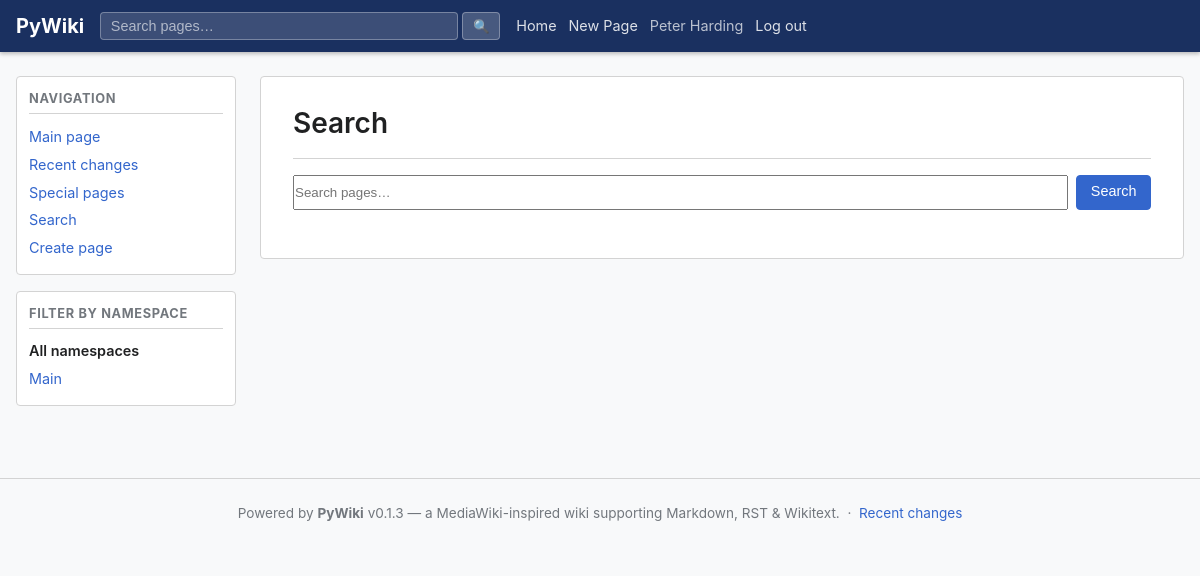
Before: /search (signed in) with the older database file.
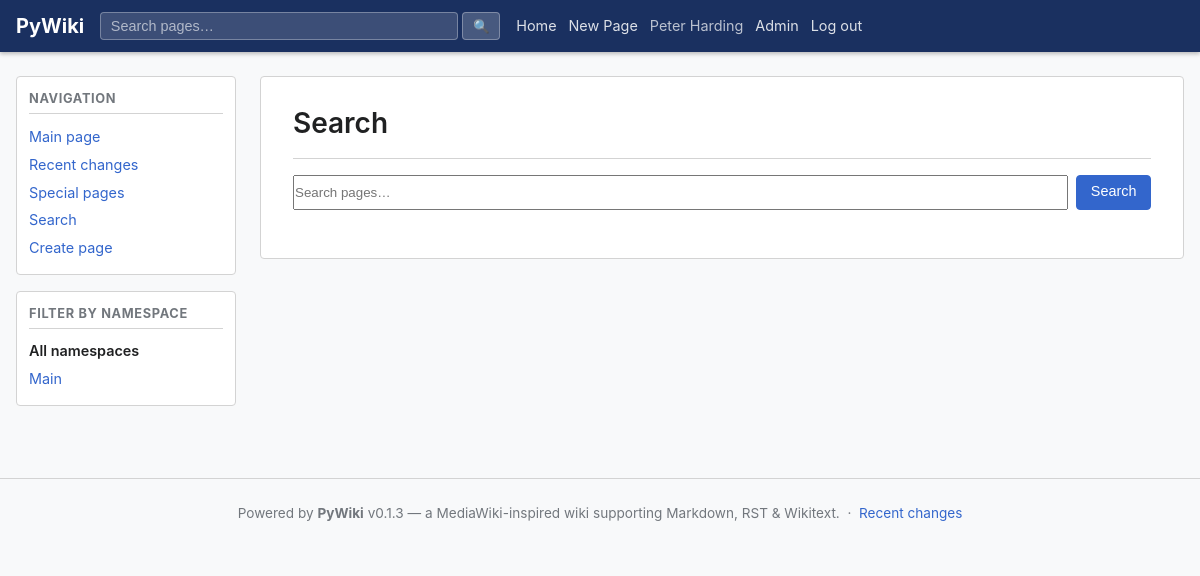
After: the same page with the newer database file.
### app/ui/views.py (the view)
@router.get("/search", response_class=HTMLResponse)
async def search_view(
    request: Request,
    q: Optional[str] = None,
    namespace: Optional[str] = None,
    db: AsyncSession = Depends(get_db),
):
    user, new_token = await _current_user(request, db)
    results = []
    if q:
        results = await page_svc.search_pages(db, q, namespace_name=namespace, limit=50)
    namespaces = await ns_svc.list_namespaces(db)
    resp = templates.TemplateResponse(
        request,
        "search.html",
        _ctx(user,
             q=q or "",
             results=results,
             namespaces=namespaces,
             selected_namespace=namespace),
    )
    _apply_new_token(resp, new_token, get_settings().access_token_expire_minutes)
    return resp

### app/templates/search.html (shortened to what this page needs)
{% extends "base.html" %}
{% block sidebar_extra %}
<div class="sidebar-section">
  <h3>Filter by namespace</h3>
  <ul>
    <li>
      <a href="/search{% if q %}?q={{ q }}{% endif %}"
         class="{% if not selected_namespace %}active-filter{% endif %}">All namespaces</a>
    </li>
    {% for ns in namespaces %}
    <li>
      <a href="/search?q={{ q }}&namespace={{ ns.name }}"
         class="{% if selected_namespace == ns.name %}active-filter{% endif %}">
        {{ ns.name }}
      </a>
    </li>
    {% endfor %}
  </ul>
</div>
{% endblock %}
{% block content %}
<div class="page-header">
  <h1>Search</h1>
</div>
<form action="/search" method="get" class="search-form-full">
  <div class="search-input-row">
    <input type="search" name="q" value="{{ q }}" placeholder="Search pages…"
           autofocus autocomplete="off" style="flex:1;" />
    <button class="btn btn-primary" type="submit">Search</button>
  </div>
</form>
{% endblock %}

### app/templates/base.html (shortened to what this page needs)
<!DOCTYPE html>
<html lang="en">
<head>
  <link rel="stylesheet" href="/static/css/wiki.css" />
</head>
<body class="{% block body_class %}{% endblock %}">
<nav class="navbar">
  <div class="nav-inner">
    <a class="nav-logo" href="/">{{ site_name }}</a>
    <form class="nav-search" action="/search" method="get">
      <input type="search" name="q" placeholder="Search pages…" autocomplete="off" />
      <button type="submit">🔍</button>
    </form>
    <div class="nav-links">
      <a href="/">Home</a>
      <a href="/create">New Page</a>
      {% if user %}
        <span class="nav-user">{{ user.display_name or user.username }}</span>
        {% if user.is_admin %}<a href="/admin">Admin</a>{% endif %}
        <a href="/logout">Log out</a>
      {% else %}
        <a href="/login">Log in</a>
        <a href="/register">Register</a>
      {% endif %}
    </div>
  </div>
</nav>
<div class="page-wrapper">
  <aside class="sidebar">
    <div class="sidebar-section">
      <h3>Navigation</h3>
      <ul>
        <li><a href="/">Main page</a></li>
        <li><a href="/recent">Recent changes</a></li>
        <li><a href="/special">Special pages</a></li>
        <li><a href="/search">Search</a></li>
        <li><a href="/create">Create page</a></li>
      </ul>
    </div>
    {% block sidebar_extra %}{% endblock %}
  </aside>
  <main class="content">
    {% block content %}{% endblock %}
  </main>
</div>
<footer class="site-footer">
  <p>
    Powered by <strong>{{ site_name }}</strong> v{{ app_version }} &mdash;
    a MediaWiki-inspired wiki supporting Markdown, RST &amp; Wikitext.
    &nbsp;·&nbsp; <a href="/recent">Recent changes</a>
  </p>
</footer>
</body>
</html>

Changed rows visible on the page:
changed User "Peter Harding": is_admin False → True (drawn)
Other visible differences:
text now shown: "Admin"
